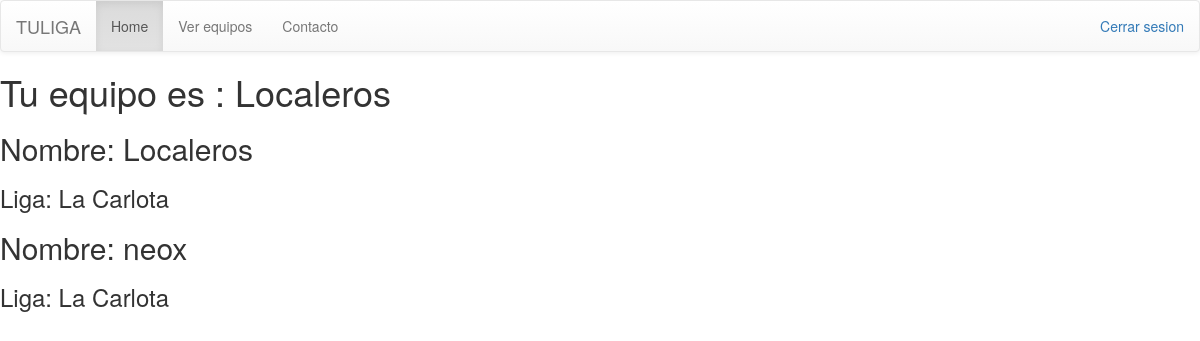
Before: /ver_equipos (signed in) with the older database file.
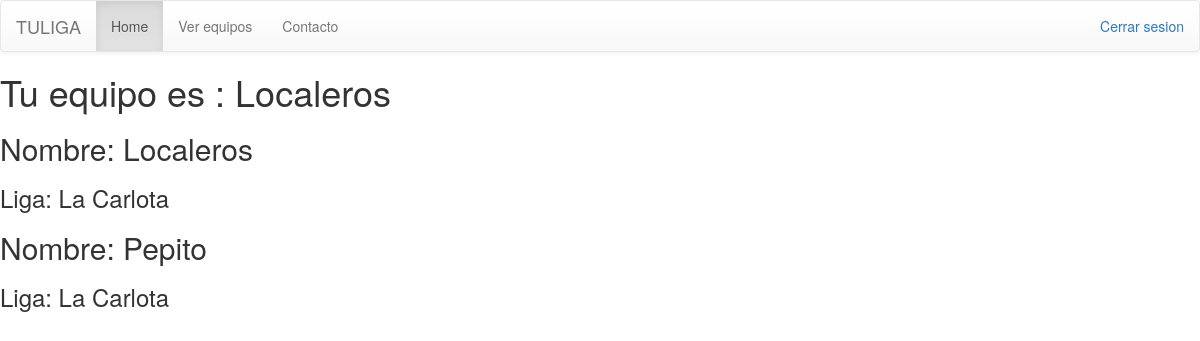
After: the same page with the newer database file.
### jugador_equipo/models.py (models this page shows, shortened)
class Perfiles(models.Model):
    usuario = models.OneToOneField(User)
    telefono = models.IntegerField()
    equipo = models.ForeignKey(Equipo,null=True,blank=True)

class Equipo(models.Model):
    nombre = models.CharField(unique=True, max_length=20)
    ciudad = models.CharField(max_length=30)
    anio_creacion = models.IntegerField(default=0)
    descripcion = models.CharField(max_length=400, null=True)
    nombre_del_entrenador = models.CharField(max_length=20)
    puntos = models.IntegerField(default=0)
    administrador = models.OneToOneField(User)
    Liga = models.ForeignKey(Liga, null=True, blank=True)
    contrasena = models.CharField(max_length=20, null=False, default="")
    class Meta:
        ordering = ['nombre']

### equipo_jornada/models.py (models this page shows, shortened)
class Liga(models.Model):
    nombre = models.CharField(unique=True, max_length=20)
    ciudad = models.CharField(max_length=30)
    anio_creacion = models.IntegerField()
    descripcion = models.CharField(max_length=400, null=True)
    administrador = models.OneToOneField(User)
    fecha_comienzo = models.DateField(null=True)
    contrasena = models.CharField(max_length=20, null=False, default="")
    jornadas_realizadas = models.BooleanField(default=False)
    class Meta:
        ordering = ['nombre']

### jugador_equipo/views.py (the view)
# urls.py: url(r'^ver_equipos$', views.ver_equipos),
def ver_equipos(request):
    if Equipo.objects.exists():
        equipos = Equipo.objects.all()
        perfiles = Perfiles.objects.get(usuario=request.user)
        return render(request, 'ver_equipos.html', {'equipos': equipos, 'exists_equipo': True, 'perfiles': perfiles})
    else:
        print "No hay equipos"
        return render(request, 'ver_equipos.html', {'exists_equipo': False})

### equipo_jornada/templates/ver_equipos.html (shortened to what this page needs)
{% extends 'base.html' %} {%block content%}
<h1>Tu equipo es : {{perfiles.equipo.nombre}}</h1>
{%if exists_equipo%} {%for equipo in equipos%}
<h2>Nombre: {{equipo.nombre}}</h2>
<h3>Liga: {{equipo.Liga.nombre}}</h3>
{%endfor%} {%else%}
<h1>NO HAY EQUIPOS JODER, CREA UNO</h1>
{%endif%} {%endblock%}

Changed rows visible on the page:
removed Equipo: nombre "neox", Liga.nombre "La Carlota"
added Equipo: nombre "Pepito", Liga.nombre "La Carlota"
